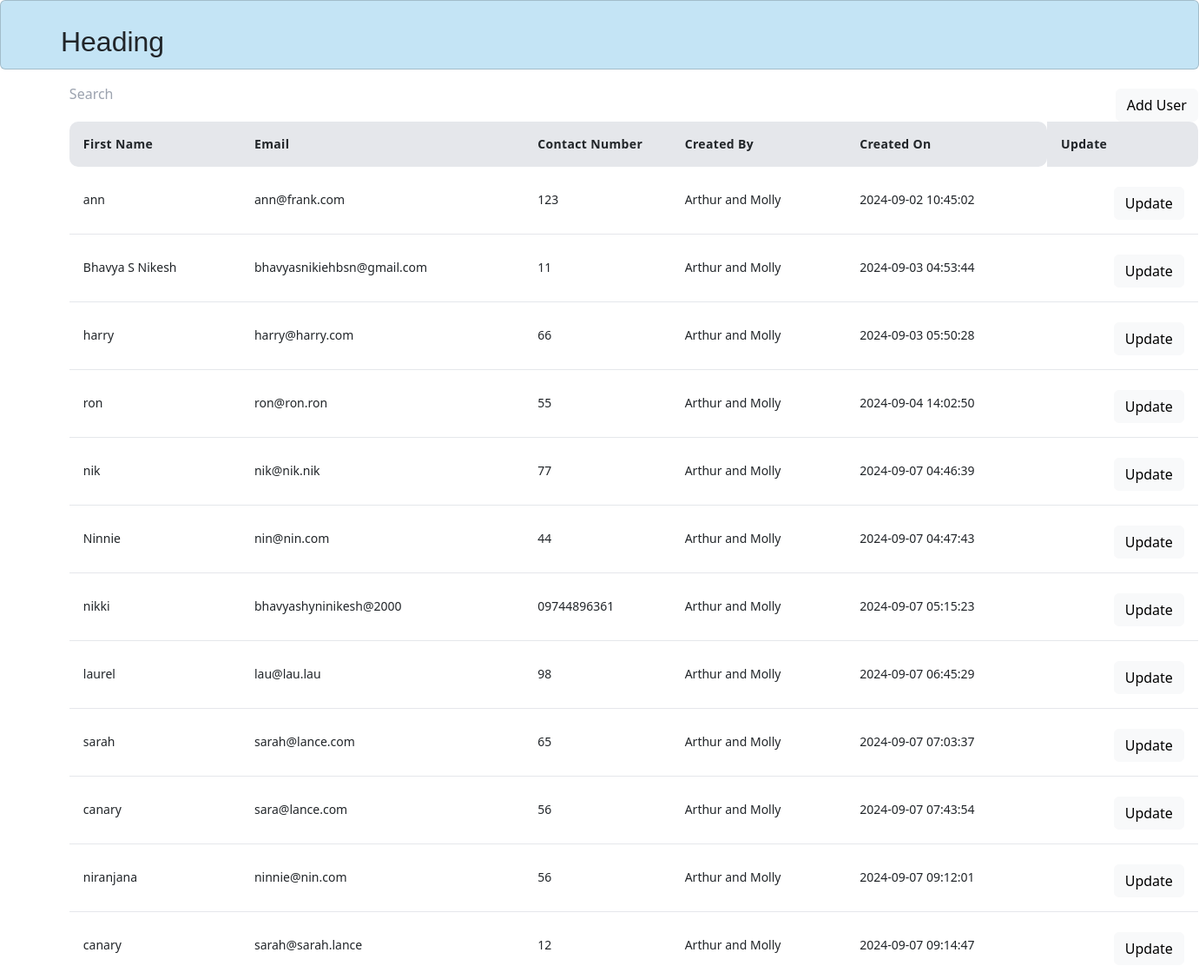
/users, run on an earlier commit of the app's database.
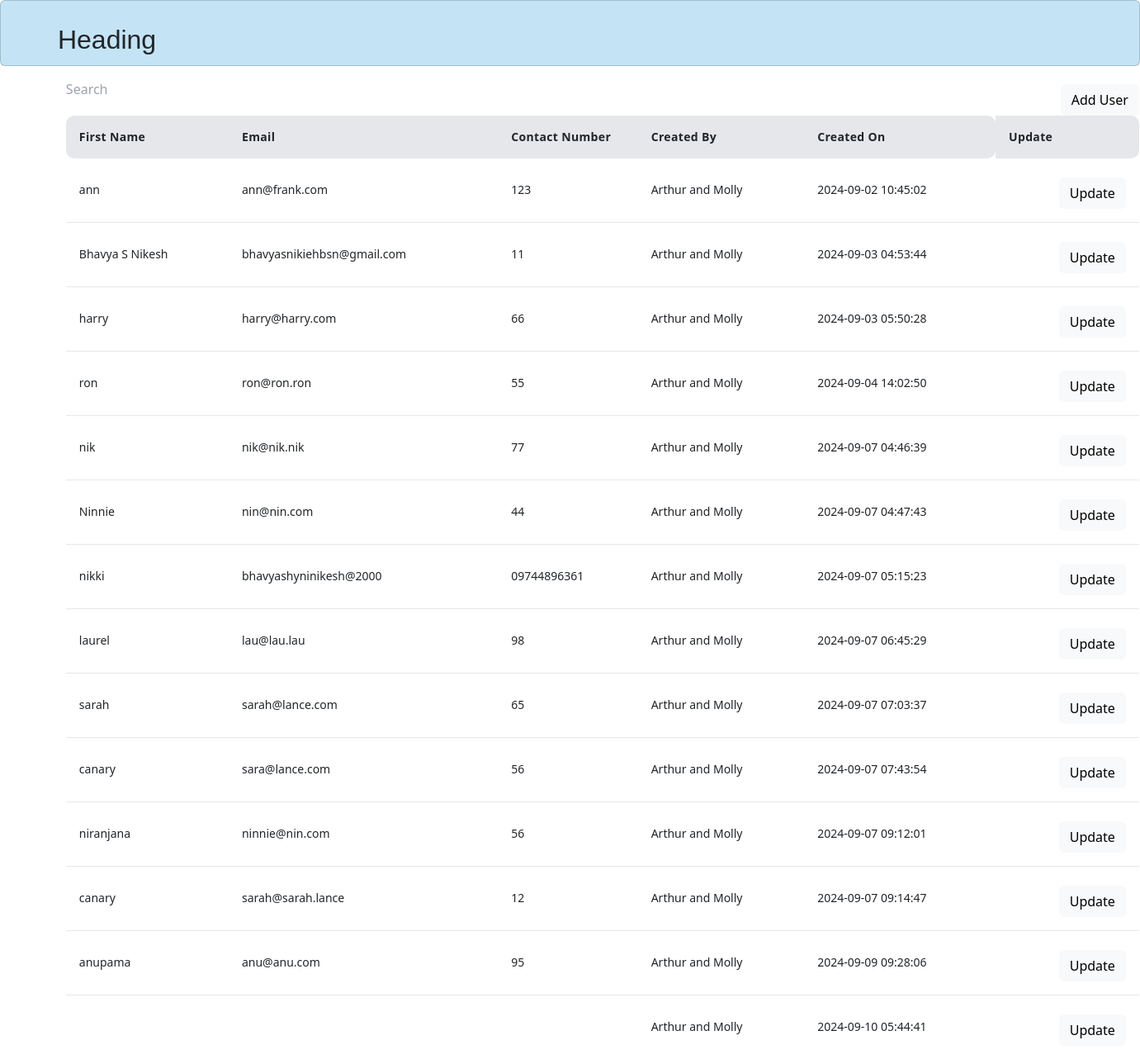
And on a later commit of the database.
### app.py (models this page shows)
class User(db.Model, UserMixin):
    user_id = db.Column(db.Integer, primary_key=True, autoincrement=True)
    email = db.Column(db.String(100),unique=True)
    password_hash = db.Column(db.String(500))
    first_name = db.Column(db.String(100),nullable=False)
    middle_name = db.Column(db.String(100),nullable=False)
    last_name = db.Column(db.String(100))
    contact_no =  db.Column(db.String(100),nullable=False)
    alt_contact_no = db.Column(db.String(100), nullable=True, default=None)
    company_id = mapped_column(Integer, ForeignKey("company.comp_id"))
    company = relationship("Company",backref=backref('users', lazy=True))
    is_deleted = db.Column(db.Boolean, default=False)
    created_by = db.Column(db.String(100), nullable=False)
    created_dt = db.Column(db.DateTime(timezone=True), server_default=func.now())
    updated_by = db.Column(db.String(100), nullable=False)
    updated_dt = db.Column(db.DateTime(timezone=True), server_default=func.now())

### app.py (the view)
@app.route('/users',methods=['GET', 'POST'] )
def users():
    user_list = User.query.all()
    return render_template('partials/new_table1.html', users=user_list)

### templates/partials/new_table1.html (shortened to what this page needs)
{% extends 'base.html' %}
{% block content %}
<!DOCTYPE html>
<html lang="en">
<head>
  <link href="https://unpkg.com/tailwindcss@^2/dist/tailwind.min.css" rel="stylesheet">
  <link href="https://cdn.jsdelivr.net/npm/bootstrap@5.3.3/dist/css/bootstrap.min.css" rel="stylesheet">
</head>
<body>
<div>
  <section class="section">
    <div id="table1">
      <div>
        <input type="text" class="input bg-white-50" style="float: left;" placeholder="Search" name="q" hx-get="/search" hx-trigger="keyup changed delay:500ms" hx-target="#results">
        <button
            x-data="{usedKeyboard: false}"
            @keydown.window.tab="usedKeyboard = true"
            role="button"
            @click="$dispatch('open-menu', { open: true, user_id:null})"
            :class="{'focus:outline-none': !usedKeyboard}"
            class="btn btn-light" style="float: right;">
            Add User
        </button>
      </div>
      <table class="table2">
        <thead class="bg-gray-200 text-black-500">
          <tr class="bg-white-50">
            <th class="w-24 p-3 text-sm font-bold tracking-wide text-left">First Name</th>
            <th class="w-24 p-3 text-sm font-bold tracking-wide text-left">Email</th>
            <th class="w-24 p-3 text-sm font-bold tracking-wide text-left">Contact Number</th>
            <th class="w-24 p-3 text-sm font-bold tracking-wide text-left">Created By</th>
            <th class="w-24 p-3 text-sm font-bold tracking-wide text-left">Created On</th>
            <th class="w-24 p-3 text-sm font-bold tracking-wide text-left">Update</th>
          </tr>
        </thead>
        <tbody id="results" class="divide-y divide-white-100">
          {% for user in users %}
          <tr class="bg-white-200">
            <td class="p-3 text-sm text-black-700 whitespace-nowrap">{{ user.first_name }}</td>
            <td class="p-3 text-sm text-black-700 whitespace-nowrap">{{ user.email }}</td>
            <td class="p-3 text-sm text-black-700 whitespace-nowrap">{{ user.contact_no }}</td>
            <td class="p-3 text-sm text-black-700 whitespace-nowrap">{{ user.created_by }}</td>
            <td class="p-3 text-sm text-black-700 whitespace-nowrap">{{ user.created_dt }}</td>
            <td class="p-3 text-sm text-black-700 whitespace-nowrap">
              <a id="{{user.user_id}}" x-data="{usedKeyboard: false}" @keydown.window.tab="usedKeyboard = true" role="button" @click="$dispatch('open-menu', {open: true, user_id: $event.target.id})" class="btn btn-light" style="float: right;">Update</a>
            </td>
          </tr>
          {% endfor %}
        </tbody>
      </table>
    </div>
  </section>
</div>
</body>
{% endblock %}

### templates/base.html (shortened to what this page needs)
<!doctype html>
<html lang="en">
  <head>
    <link href="{{url_for('static', filename='style.css')}}" rel="stylesheet">
    <script src="https://cdn.tailwindcss.com"></script>
  </head>
  <body>
    <header>
      <div id="pagetop" class="card">
          <div id="heading">
              <h2>Heading</h2>
          </div>
  </header>
    <div class="container-fluid">
        {% block content %}
         {% endblock %}
        </div>
  </body>
</html>

### static/style.css (style rules this page uses)
html, body { height: 100%; }
body { height: -moz-calc(100% - 113px); height: -webkit-calc(100% - 113px); height: calc(100% - 113px); }
body { background: #c4e4f5; }
h2 { font-size: 2.5rem; font-weight: bold; }
input { font-size: 18px; font-family:'Times New Roman', Times, serif; height: 27px; }
.btn { margin-left: 10px; margin-top: 7px; font-size: 16px; font-family: 'OpenSansBold'; padding: 5px 15px 10px 15px; }
table, th, td { border-left: none; border-right: none; }
tr td:nth-child(n+5), tr th:nth-child(n+5) { border-radius: 0 .625rem .625rem 0; }
tr td:nth-child(1), tr th:nth-child(1) { border-radius: .625rem 0 0 .625rem; }
#pagetop { position: absolute; padding: 0; height: 56px; top: 0; left: 0; width: 100%; background-color: #c4e4f5; display: inline-block; height: 80px; }
#heading { font-family:'Trebuchet MS', 'Lucida Sans Unicode', 'Lucida Grande', 'Lucida Sans', Arial, sans-serif; margin-top: 2%; margin-left: 5%; }
#table1 { margin-top: 7%; margin-left: 5%; width: 1300px;; }
.table2 { width: 1300px; }

What changed in the data, as far as the page shows it:
added User: first_name "anupama", email "anu@anu.com", contact_no "95", created_by "Arthur and Molly", created_dt "2024-09-09 09:28:06"
added User: created_by "Arthur and Molly", created_dt "2024-09-10 05:44:41"
